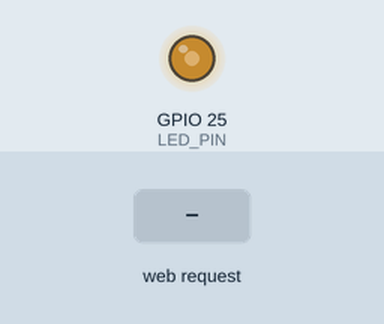
Recording of a program running on a simulated ESP32. Shown: output pins drawn as LEDs (lit = HIGH). The test bench sets the inputs (shaded band). What the program prints to the serial monitor is not drawn.

Above: at 2.2 s.
2.3 s: HTTP request GET /set?value=1 received
At 2.9 s:
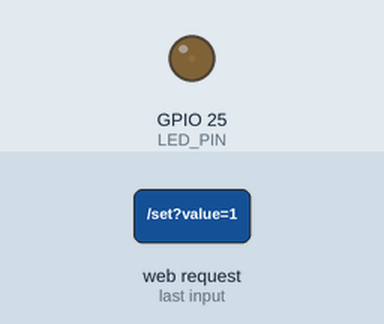
3.8 s: HTTP request GET /set?value=0 received
At 4.1 s:
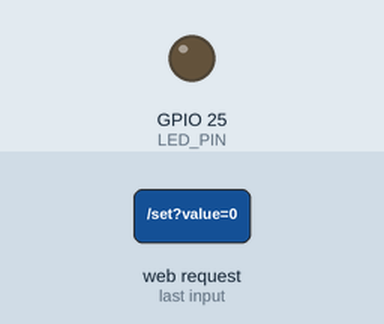
Timing chart, 0 to 6.8 s (numbered marks = the images above; inputs shaded):
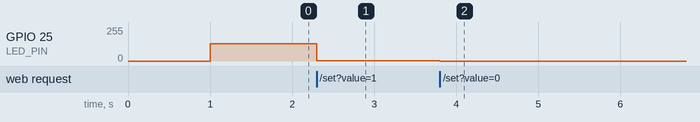

Measured:
- after the input at 2.3 s, GPIO 25 (LED_PIN): 128/255 → 1/255 at once
- after the input at 3.8 s, GPIO 25 (LED_PIN): 1/255 → 0/255 at once

The program:

main.cpp
```cpp
/*
 * ESP32 Web无极调光器 - 实验7
 * 通过网页滑动条控制LED亮度
 *
 * 功能说明:
 * 1. ESP32工作在AP模式,创建WiFi热点供手机/电脑连接
 * 2. 用户连接热点后打开网页,拖动滑动条调节PWM占空比
 * 3. PWM信号控制LED实现无极调光效果
 *
 * 硬件连接:
 * - LED正极 -> GPIO 25 (通过220Ω电阻)
 * - LED负极 -> GND
 */

#include <Arduino.h>
#include <WiFi.h>
#include <WebServer.h>

// ==================== WiFi AP模式配置 ====================
// 热点名称: ESP32_Dimmer
// 连接密码: 12345678
// AP IP地址: 192.168.4.1 (固定)
const char* ap_ssid = "ESP32_Dimmer";
const char* ap_password = "12345678";

// ==================== PWM配置 ====================
// LED引脚: GPIO 25
// PWM频率: 5KHz (适合人眼观察,无闪烁)
// 分辨率: 8位 (0-255)
#define LED_PIN 25
#define PWM_FREQ 5000
#define PWM_RES 8

// ==================== Web服务器 ====================
// 使用WebServer库,监听80端口
WebServer server(80);

// ==================== 状态变量 ====================
// 当前亮度值: 0(最暗) - 255(最亮)
// 初始值为128(中等亮度)
int brightness = 128;

/**
 * 生成网页HTML
 * 包含: 滑动条(input type="range") + 实时亮度显示
 * 滑动条通过fetch发送GET请求到/set?value=xxx
 */
String makePage() {
  String html = R"rawliteral(
<!DOCTYPE html>
<html lang="zh-CN">
<head>
  <meta charset="UTF-8">
  <meta name="viewport" content="width=device-width, initial-scale=1.0">
  <title>无极调光器</title>
  <style>
    body {
      font-family: Arial, sans-serif;
      text-align: center;
      margin-top: 50px;
      background: linear-gradient(135deg, #667eea 0%, #764ba2 100%);
      color: white;
    }
    h1 { font-size: 2.5em; margin-bottom: 30px; }
    .slider-container {
      background: rgba(255,255,255,0.2);
      padding: 30px;
      border-radius: 15px;
      display: inline-block;
      margin: 20px;
    }
    /* 滑动条样式 */
    input[type="range"] { width: 300px; height: 30px; cursor: pointer; }
    .brightness-value { font-size: 1.5em; margin-top: 15px; }
    .info { margin-top: 20px; font-size: 0.9em; opacity: 0.8; }
  </style>
</head>
<body>
  <h1>ESP32 无极调光器</h1>
  <div class="slider-container">
    <!-- 滑动条: min=0最暗, max=255最亮 -->
    <input type="range" id="brightness" min="0" max="255" value=")rawliteral" + String(brightness) + R"rawliteral(" onchange="sendBrightness(this.value)" oninput="updateDisplay(this.value)">
    <div class="brightness-value">亮度: <span id="display">)rawliteral" + String(brightness) + R"rawliteral(</span></div>
  </div>
  <div class="info">
    <p>拖动滑动条实时调节LED亮度</p>
    <p>范围: 0 (最暗) - 255 (最亮)</p>
  </div>

  <script>
    // 更新显示的数值(实时反馈,拖动时变化)
    function updateDisplay(value) {
      document.getElementById('display').textContent = value;
    }
    // 发送亮度值到ESP32(松开滑动条时触发)
    function sendBrightness(value) {
      fetch('/set?value=' + value)
        .then(response => response.text())
        .then(data => console.log(data));
    }
  </script>
</body>
</html>
)rawliteral";
  return html;
}

/**
 * 处理根路径("/")请求
 * 返回网页HTML内容
 */
void handleRoot() {
  server.send(200, "text/html; charset=UTF-8", makePage());
}

/**
 * 处理亮度设置请求("/set?value=xxx")
 * 解析URL参数,更新PWM输出
 */
void handleSetBrightness() {
  if (server.hasArg("value")) {
    brightness = server.arg("value").toInt();  // 字符串转整数
    ledcWrite(0, brightness);                   // 写入PWM通道
    Serial.printf("亮度设置为: %d\n", brightness);
    server.send(200, "text/plain", "OK: " + String(brightness));
  } else {
    server.send(400, "text/plain", "Missing value");
  }
}

/**
 * 初始化函数
 */
void setup() {
  Serial.begin(115200);
  delay(1000);

  // 配置LEDC通道0: 频率5KHz, 8位分辨率
  ledcSetup(0, PWM_FREQ, PWM_RES);
  // 绑定GPIO 25到LEDC通道0
  ledcAttachPin(LED_PIN, 0);
  // 初始化亮度
  ledcWrite(0, brightness);

  // 启动AP模式(ESP32创建WiFi热点)
  WiFi.softAP(ap_ssid, ap_password);
  Serial.println("AP模式已启动");
  Serial.print("热点名称: ");
  Serial.println(ap_ssid);
  Serial.print("IP地址: http://");
  Serial.println(WiFi.softAPIP());

  // 注册路由
  server.on("/", handleRoot);           // 网页首页
  server.on("/set", handleSetBrightness); // 亮度控制
  server.begin();
}

/**
 * 主循环: 处理客户端请求
 */
void loop() {
  server.handleClient();
}
```
